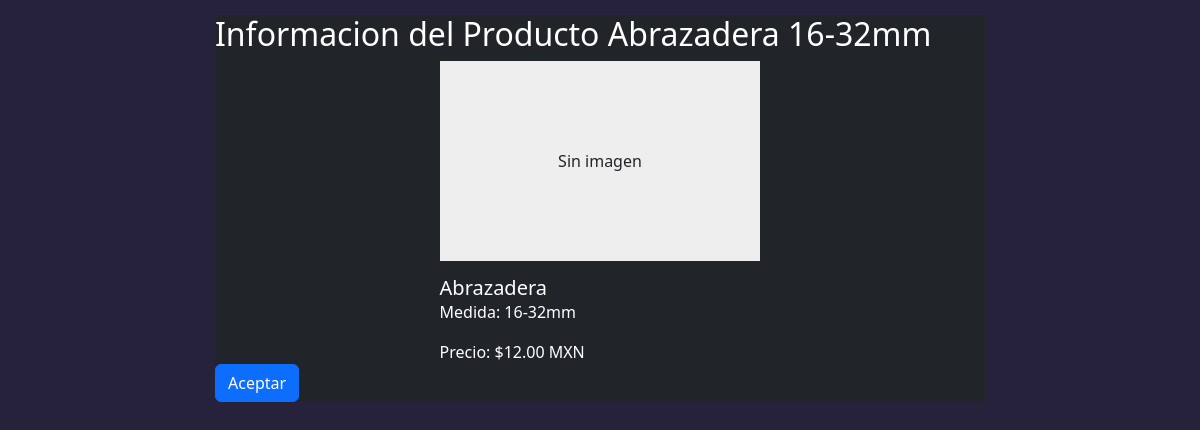
The app's page /productos/130/ with its own data.
### Inventario/models.py (models this page shows, shortened)
class Producto(models.Model):
    nombre = models.CharField(max_length=255, verbose_name='Nombre del Producto')
    medida = models.CharField(max_length=255, verbose_name='Medida (por ejemplo: cm, pulg, kg, oz o litros)', blank=True, null=True,)
    codigo_barras = models.CharField(max_length=255, verbose_name="Codigo de Barra", blank=True, null=True,)
    codigo_producto = models.CharField(blank=True, null=True, max_length=25, verbose_name='Codigo Producto')
    existencia = models.IntegerField(default=0,max_length=255, verbose_name='Existencias')
    precio_venta = models.DecimalField(max_digits=10, decimal_places=2, verbose_name='Precio de Venta', blank=True, null=True,)
    precio_compra = models.DecimalField(max_digits=10, decimal_places=2, verbose_name='Precio de Compra', default=0)
    fecha_creacion = models.DateField(auto_now_add=True, verbose_name='Fecha de Creación')
    imagen = models.ImageField(blank=True, null=True, verbose_name='Imagen del Producto')
    class Meta:
        verbose_name_plural = 'Productos'

### Inventario/views.py (the view, shortened to what this page needs)
# urls.py: path('productos/<int:pk>/', ProductoDetailView.as_view(), name='producto_detail'),
class ProductoDetailView(DetailView):
    model = Producto
    template_name = 'producto_detail.html'
    context_object_name = 'producto'

### Venta/context_processor.py (called while the page is built)
def total_venta(request):
    total = float(0)
    if request.user.is_authenticated:
        if "venta" in request.session:
            for key, value in request.session["venta"].items():
                total += float(value.get("acumulado", 0))
    request.session["total_venta"] = total
    request.session.modified = True
    return {"total_venta": total}

### Inventario/templates/producto_detail.html (shortened to what this page needs)
{% extends 'basemodal.html' %}
{% block content %}
      <div class="card-body">
        <h2>Informacion del Producto {{producto.nombre}}
          {%if producto.medida%}
          {{producto.medida}}
          {%endif%}
        </h2>
        <div class="col-sm-5 mx-auto">
            {% if producto.imagen %}
                <img src="{{ producto.imagen.url }}" class="card-img-top" style="width: 100%; height:200px;" alt="...">
            {% else %}
                <div class="card-placeholder" style="width: 100%; height:200px; background-color: #eee; color: #212529; text-align: center; line-height: 200px;">
                    Sin imagen
                </div>
            {% endif %}
            <div class="card-body" style="margin-top: 15px">
                <h5 class="card-title">{{ producto.nombre }}</h5>
                <p class="card-text">Medida: {{producto.medida}}</p>
                <p class="card-text">Precio: ${{ producto.precio_venta }} MXN</p>
            </div>
        </div>
        <form method="post" enctype="multipart/form-data" action="{% url 'producto_detail' pk=producto.id %}">
          <a href="{% url 'producto_list' %}" class="btn btn-primary">Aceptar</a>
      </div>
{% endblock %}

### static/css/styleTC.css (style rules this page uses)
body { font-family: "Roboto", Helvetica, sans-serif; background-color: #26223b!important; color: white!important; }
h1, h2, h3, p, a { color: white; }

### records on screen
Producto: nombre "Abrazadera", medida "16-32mm", precio_venta "12.00"
